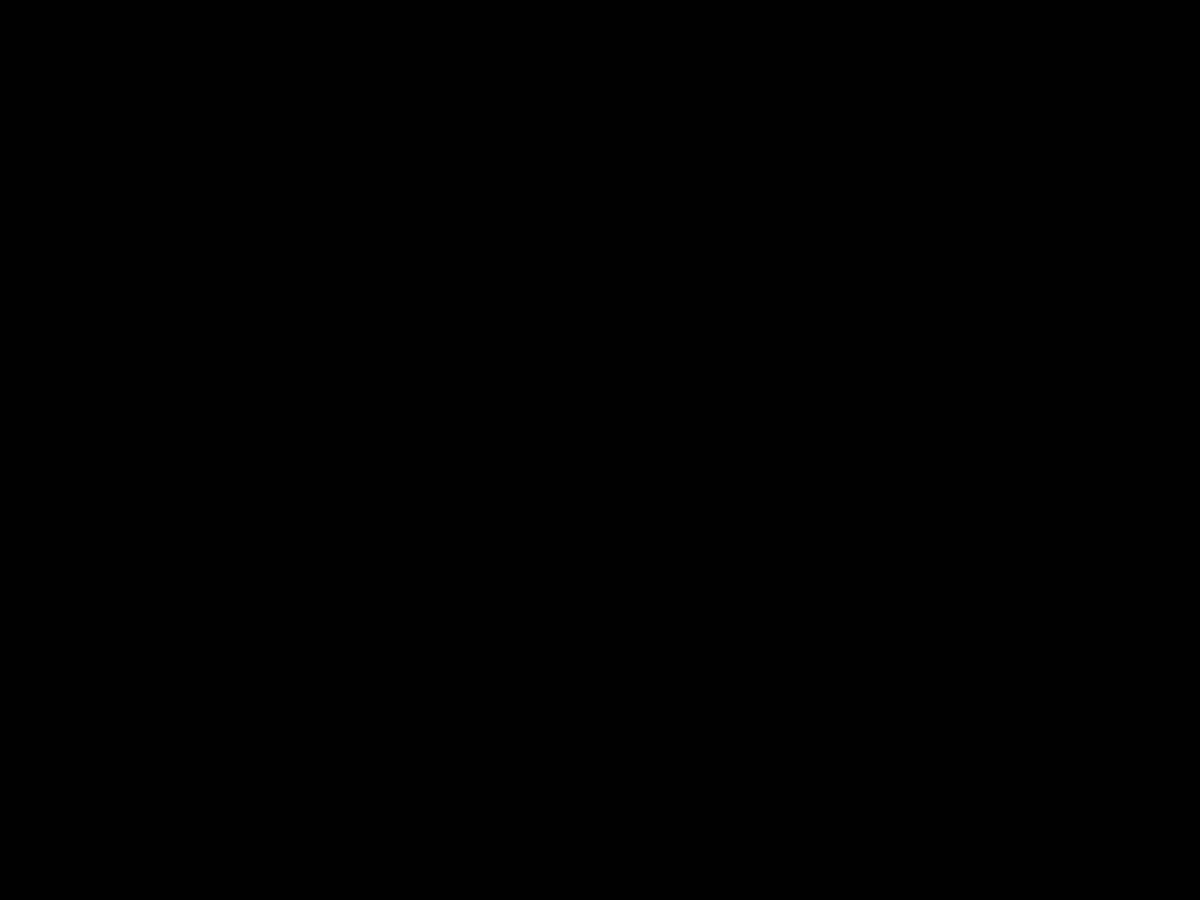
Frame 1 (no input)
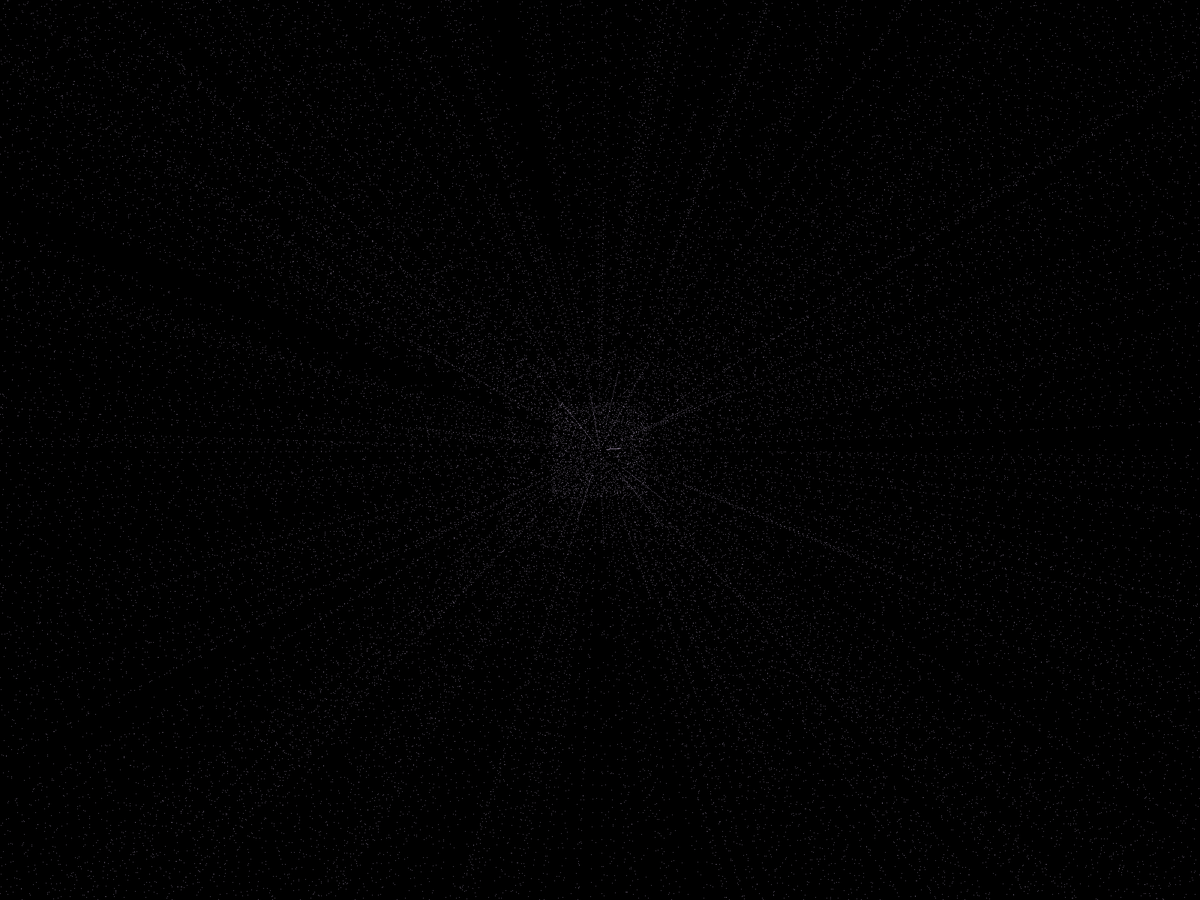
Frame 60 (the mouse pressed at the canvas centre just before this capture)
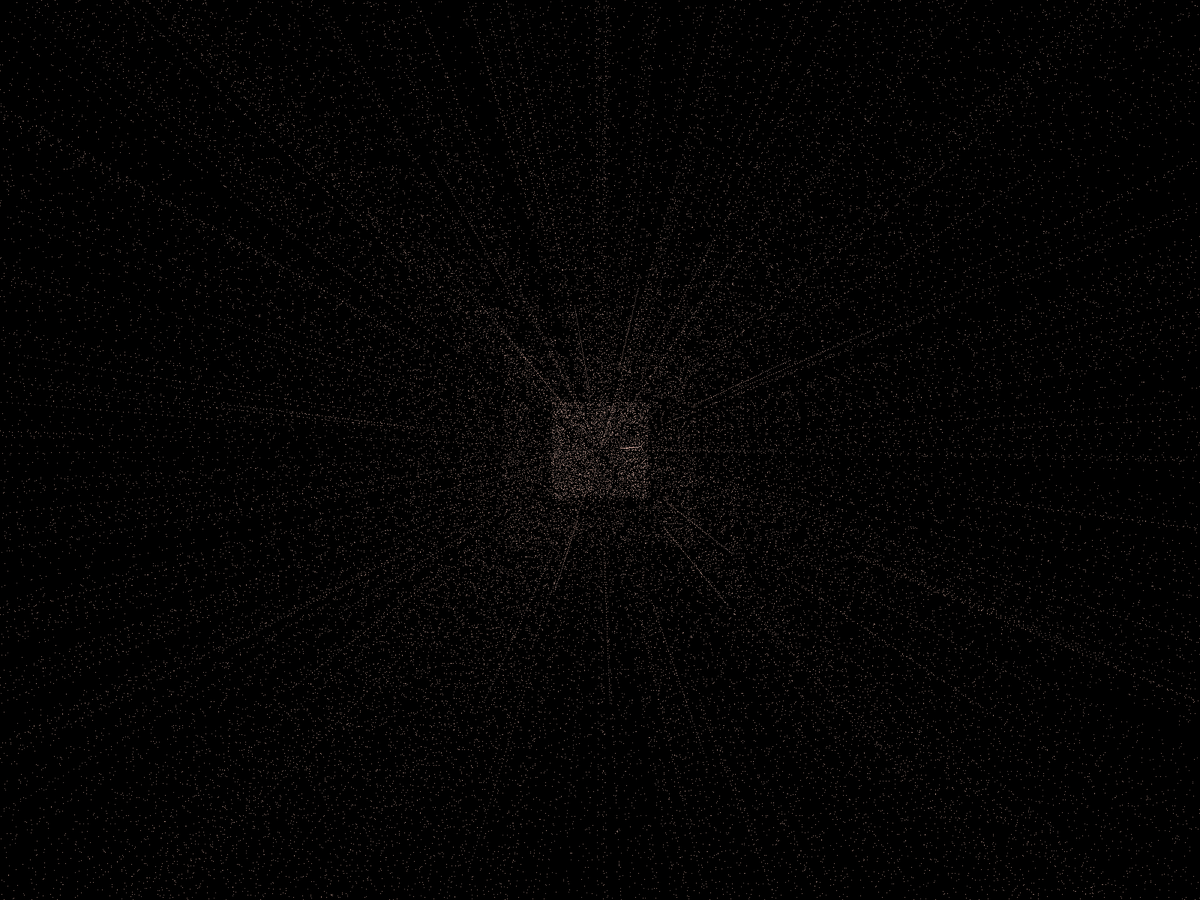
Frame 120 (the mouse held since frame 60 and released just before this capture)

The Processing sketch that drew these frames (run headless with seeded random() and noise(); from frame 60 on, the mouse is pressed at the canvas centre):

// Processing sketch: Starfield
// ── Starfield.pde
/**
 * Constants
 */

private static final int NUM_OF_STARS = 128 * 10;

private static final int MIN_ALPHA = 160;

private static final int MAX_ALPHA = 255;

/**
 * Values
 */

private ArrayList<Star> stars = new ArrayList<Star>();

private int nextBeatMillis = 0;

private float bpm = 90;

private int beatIntervalMillis;

private float originX;

private float originY;

private float coverYOffset = 0f;

private float coverMaxY;

/**
 * Lifecycle
 */

void setup() {
  fullScreen();
  //size(1920, 1080);
    frameRate(60f);

  beatIntervalMillis = (int) ((60f / bpm) * 1000f);
  println(beatIntervalMillis + " xss");
  setStarOriginCoordinates();
  addStars();

  setCoverSize();

  setRandomColor();
  background(0);
}

void draw() {

  if (millis() >= nextBeatMillis) {
    handleBeat();
  }

  for (int i = 0; i < stars.size(); i++) {
    final Star star = stars.get(i);
    if (!star.updateAndDraw()) {
      stars.remove(i);
    }
  }

  drawCover();

  //println("DEBUG: Number of stars: " + stars.size());
}

private void drawCover() {

  if (coverYOffset > coverMaxY) {
    return;
  }

  coverYOffset += 111f;

  noStroke();
  fill(0xFF000000);
  rect(0f, coverMaxY - coverYOffset, 100f, 100f);
  rect(20f, 20f, 20f, 20f);
  rect(0f, coverMaxY + coverYOffset, width, coverMaxY + coverYOffset);
}

private void setCoverSize() {
  coverMaxY = height / 2f;
  coverYOffset = 0f;
}

private void handleBeat() {

  if (((int) random(3f)) % 3 == 0) {
    background(0);
  }

  //if (((int) random(2f)) % 2 == 0) {
  addStars();
  //}

  setRandomColor();

  nextBeatMillis = millis() + beatIntervalMillis;
}

private void addStars() {
  if ((int) random(16f) % 16 == 0) {
    setStarOriginCoordinates();
  }

  for (int i = 0; i < NUM_OF_STARS; i++) {
    stars.add(new Star(originX, originY));
  }
}

private void setStarOriginCoordinates() {
  originX = width / 2f;
  random(width);
  originY = height / 2f; 
  random(height);
}

private void setRandomColor() {
  noFill();
  rectMode(RADIUS);
  final int randomAlpha = MIN_ALPHA + (int) random((float) MAX_ALPHA - MIN_ALPHA);
  stroke(getRandomColorWithAlpha(randomAlpha));
}

private color getRandomColorWithAlpha(final int alpha) {
  return color(
    (int) random(100) + 155, 
    (int) random(100) + 155, 
    (int) random(100) + 155, 
    alpha
    );
}

private class Star {

  private static final float MAX_VELOCITY = 128f;

  private static final float MAX_VELOCITY_HALF = MAX_VELOCITY / 2f;

  private float initialX;

  private float initialY;

  private float x;

  private float y;

  private float xVelocity;

  private float yVelocity;

  private float maxRadius;

  Star(final float initialX, final float initialY) {

    this.initialX = initialX;
    this.initialY = initialY;

    x = initialX;
    y = initialY;

    xVelocity = MAX_VELOCITY_HALF - random(MAX_VELOCITY);
    yVelocity = MAX_VELOCITY_HALF - random(MAX_VELOCITY);

    maxRadius = width / 16f;
  }

  boolean updateAndDraw() {

    //ellipse(x, y, 4, 4);

    //float distanceFactor;
    //if (xVelocity < 0) {
    //  distanceFactor = 1f - (x / initialX);
    //} else {
    //  distanceFactor = ((x - initialX) / initialX);
    //}


    //if (distanceFactor > 0.99) {
    //  distanceFactor = 1f;
    //} else if (distanceFactor < 0.1) {
    //  distanceFactor = 0.1f;
    //}

    //ellipse(x, y, maxRadius * distanceFactor, maxRadius * distanceFactor);
    //final float radius = maxRadius * distanceFactor;
    //rect(x, y, radius, radius);

    point(x, y);

    x += xVelocity;
    y += yVelocity;

    return x > 0 && x < width && y > 0 && y < height;
  }
}
